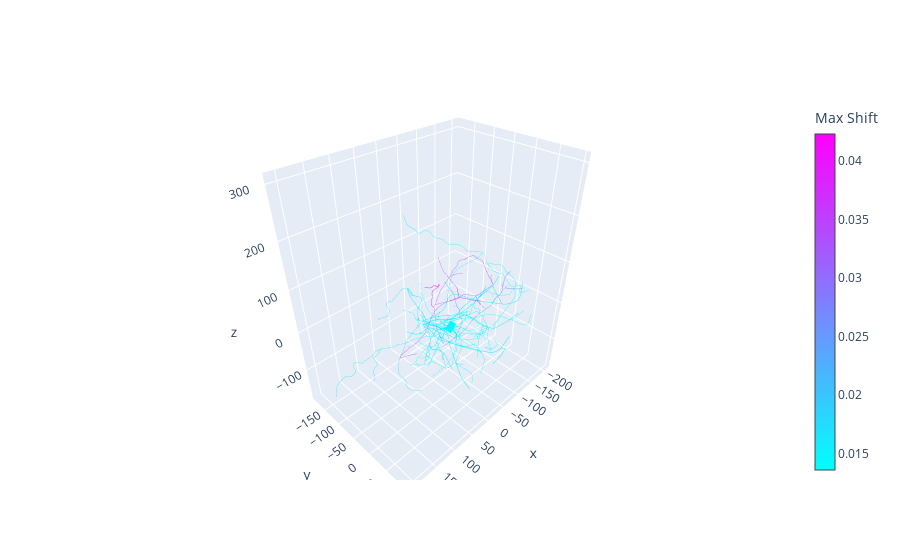

Notebook code cell kept with this figure:
### Code cell
from maxshift_plot import plot_maxshift
fig=plot_maxshift(bot_dir,filename="max_v",cell=cell,max_shift=None)
fig.show()
